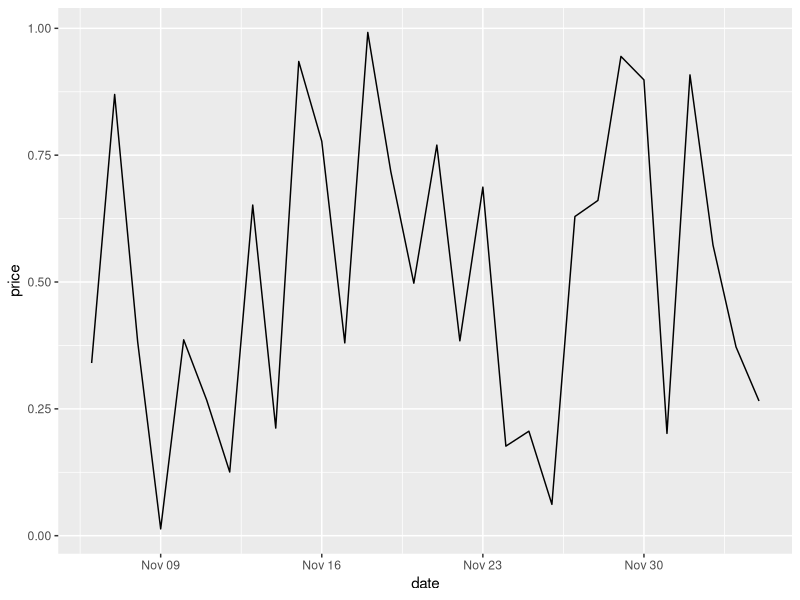
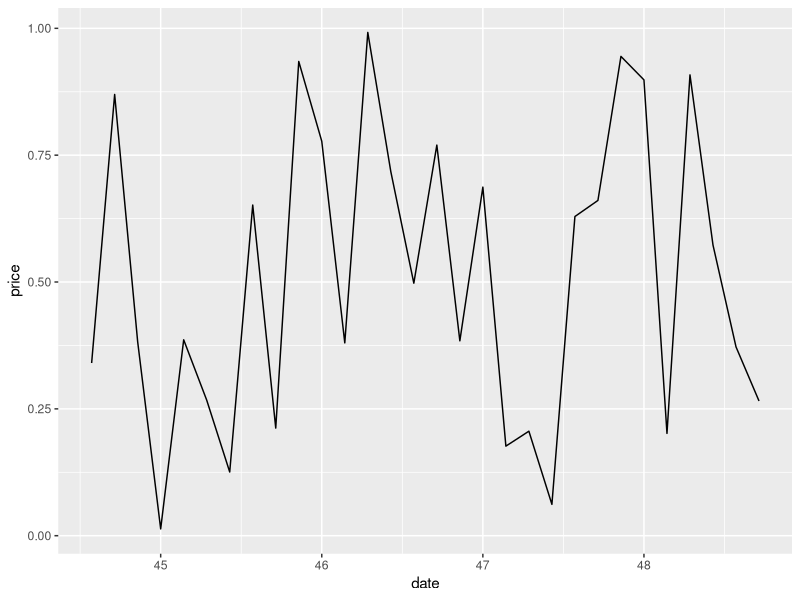
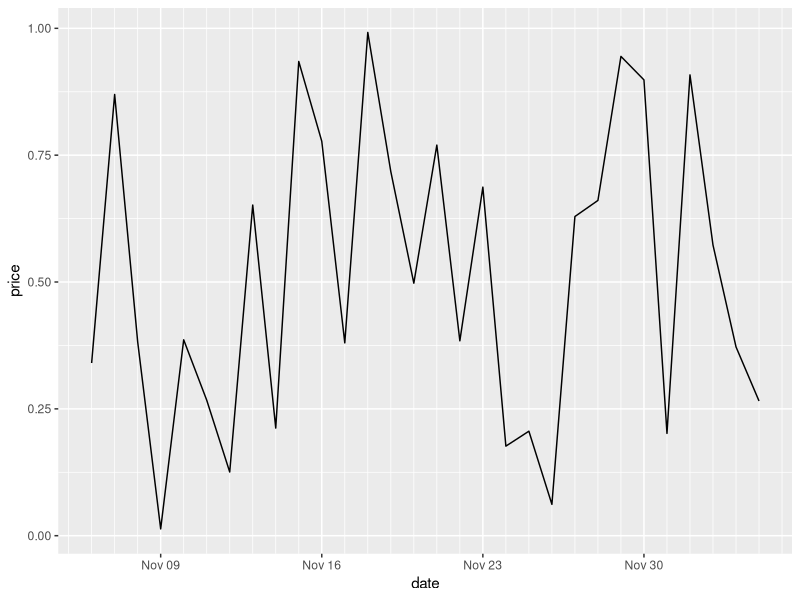
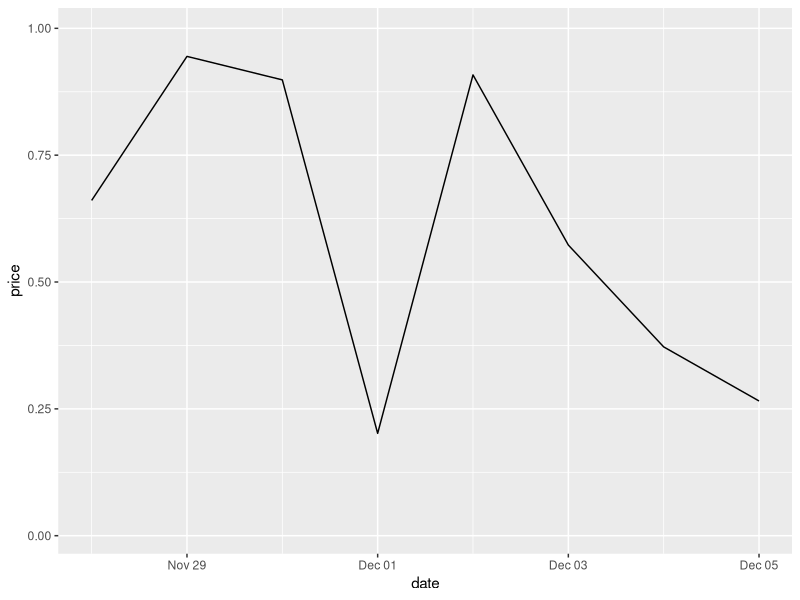

Source code (R) for these figures, in order:
# r2py crawler metadata
# package: ggplot2
# source_type: rd_example
# topic: scale_date.Rd
# source_file: C:\Users\bened\AppData\Local\R\win-library\4.5\ggplot2\help
# lines: 19

suppressPackageStartupMessages(library(ggplot2))
last_month <- Sys.Date() - 0:29
set.seed(1)
df <- data.frame(
  date = last_month,
  price = runif(30)
)
base <- ggplot(df, aes(date, price)) +
  geom_line()

# The date scale will attempt to pick sensible defaults for
# major and minor tick marks. Override with date_breaks, date_labels
# date_minor_breaks arguments.
base + scale_x_date(date_labels = "%b %d")
base + scale_x_date(date_breaks = "1 week", date_labels = "%W")
base + scale_x_date(date_minor_breaks = "1 day")

# Set limits
base + scale_x_date(limits = c(Sys.Date() - 7, NA))
